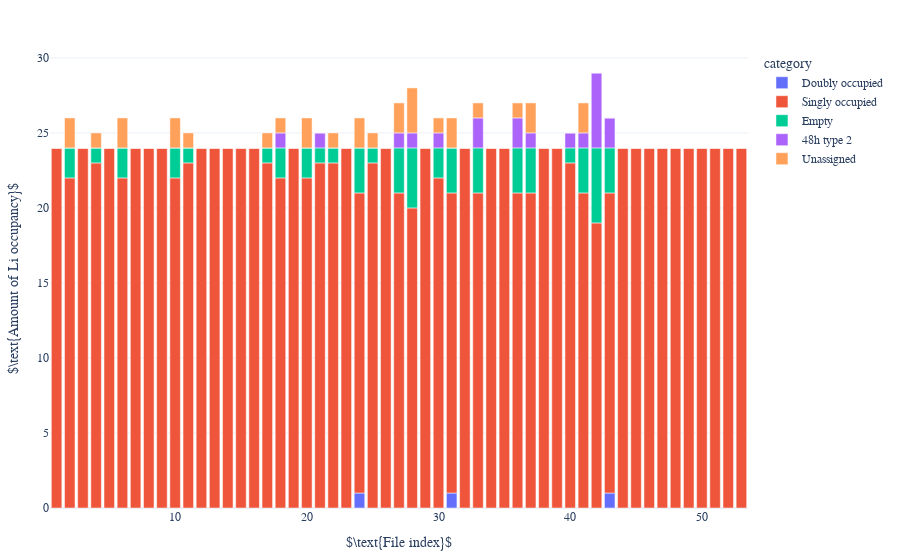
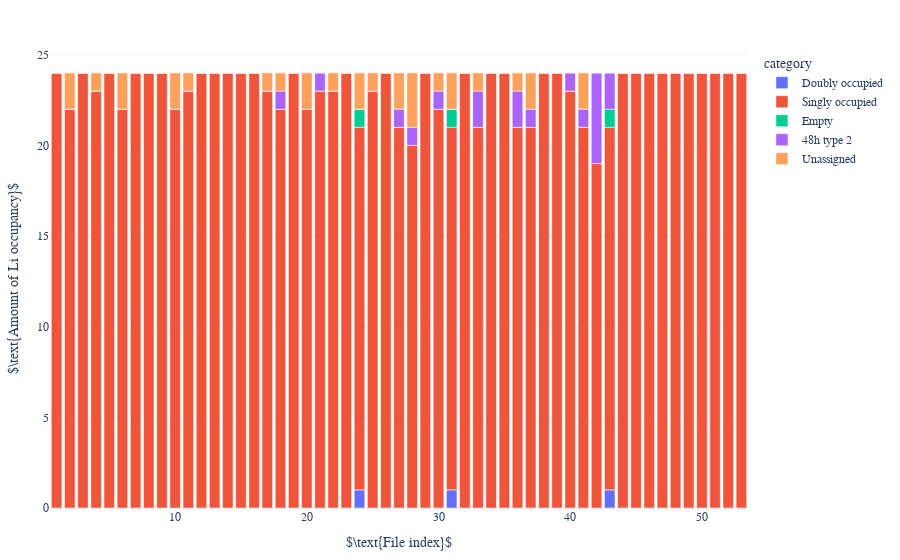
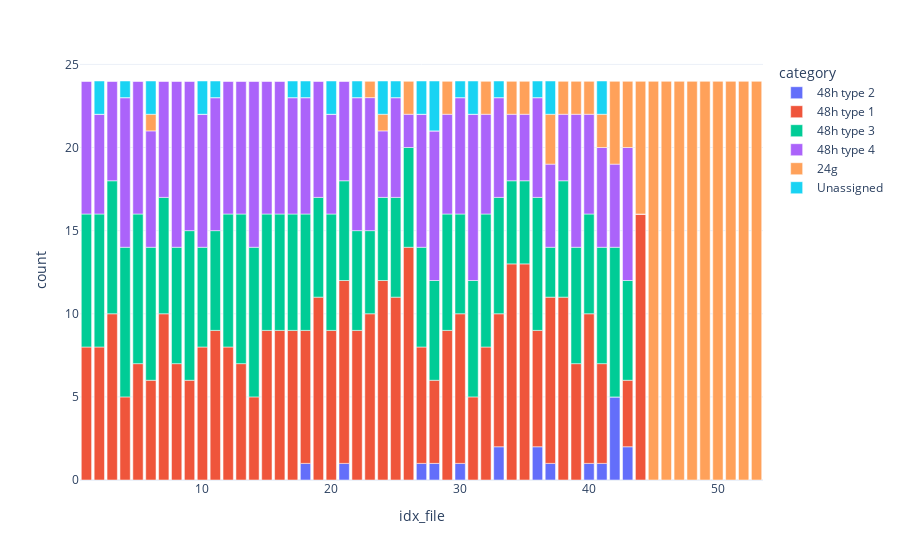
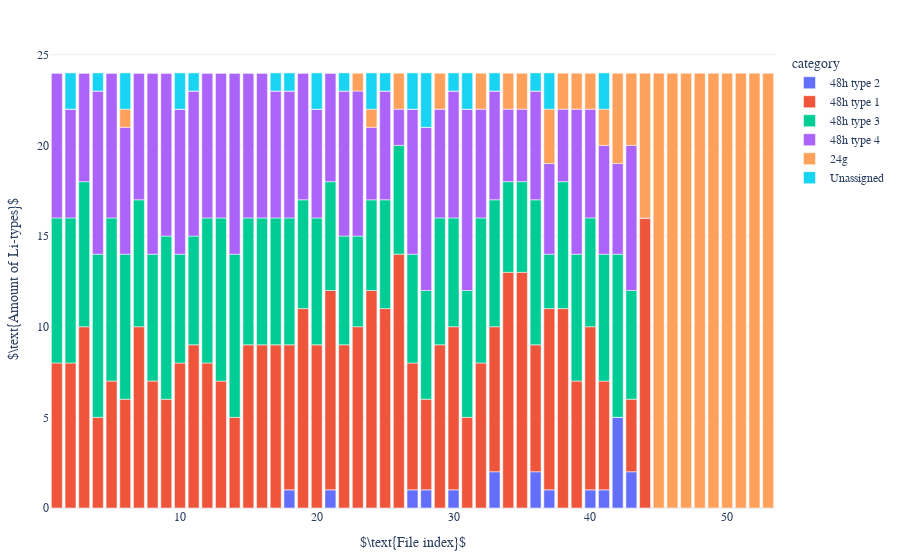

Here is the notebook cell these charts were saved with, in order:
### Code cell
dataframe = df_mapping_metainfo_sorted
sorted = "True"

move_by_occupancy.get_occupancy(dataframe, coor_ref_structure_48n24_expanded, tuple_cage_metainfo, el = "Li")
df_occupancy_strict_sorted = movement.plot_occupancy(dataframe, sorted, direc_restructure_destination, litype, strict_count=True)
df_occupancy_sorted = movement.plot_occupancy(dataframe, sorted, direc_restructure_destination, litype, strict_count=False)

move_by_tuple_cage.get_complete_closest_tuple_cage(dataframe, tuple_cage_metainfo, coor_48htype2_metainfo)
# weighing_movement(df_mapping_metainfo, litype)
# df_weighted = tuple_cage.get_df_movement(df_mapping_metainfo, to_plot = 'weight')
# # Plot.Movement.Distance.plot_distance(df_weighted, max_mapping_radius, Li_idxs="all")
# Plot.Movement.Distance.plot_distance(df_weighted, max_mapping_radius, activate_shifting_x = False, activate_diameter_line=False, Li_idxs='all')

labelling.get_amount_type(dataframe, litype, el = "Li")
df_amount_type_sorted = mapping_labelling.get_df_amount_type(dataframe, litype, el = "Li")
mapping_labelling.plot_amount_type(df_amount_type_sorted, sorted, direc_restructure_destination, litype, style = "bar")
print(df_amount_type_sorted.sum())

### Figure 1 — Plotly figure (JSON) as saved in the notebook; plotly's stock layout.template omitted (floating-point values rounded to 4 significant figures)
{"data": [{"alignmentgroup": "True", "hovertemplate": "category=Doubly occupied<br>idx_file=%{x}<br>count=%{y}<extra></extra>", "legendgroup": "Doubly occupied", "marker": {"color": "#636efa", "pattern": {"shape": ""}}, "name": "Doubly occupied", "offsetgroup": "Doubly occupied", "orientation": "v", "showlegend": true, "textposition": "auto", "type": "bar", "x": [1, 2, 3, 4, 5, 6, 7, 8, 9, 10, 11, 12, 13, 14, 15, 16, 17, 18, 19, 20, 21, 22, 23, 24, 25, 26, 27, 28, 29, 30, 31, 32, 33, 34, 35, 36, 37, 38, 39, 40, 41, 42, 43, 44, 45, 46, 47, 48, 49, 50, 51, 52, 53], "xaxis": "x", "y": [0, 0, 0, 0, 0, 0, 0, 0, 0, 0, 0, 0, 0, 0, 0, 0, 0, 0, 0, 0, 0, 0, 0, 1, 0, 0, 0, 0, 0, 0, 1, 0, 0, 0, 0, 0, 0, 0, 0, 0, 0, 0, 1, 0, 0, 0, 0, 0, 0, 0, 0, 0, 0], "yaxis": "y"}, {"alignmentgroup": "True", "hovertemplate": "category=Singly occupied<br>idx_file=%{x}<br>count=%{y}<extra></extra>", "legendgroup": "Singly occupied", "marker": {"color": "#EF553B", "pattern": {"shape": ""}}, "name": "Singly occupied", "offsetgroup": "Singly occupied", "orientation": "v", "showlegend": true, "textposition": "auto", "type": "bar", "x": [1, 2, 3, 4, 5, 6, 7, 8, 9, 10, 11, 12, 13, 14, 15, 16, 17, 18, 19, 20, 21, 22, 23, 24, 25, 26, 27, 28, 29, 30, 31, 32, 33, 34, 35, 36, 37, 38, 39, 40, 41, 42, 43, 44, 45, 46, 47, 48, 49, 50, 51, 52, 53], "xaxis": "x", "y": [24, 22, 24, 23, 24, 22, 24, 24, 24, 22, 23, 24, 24, 24, 24, 24, 23, 22, 24, 22, 23, 23, 24, 20, 23, 24, 21, 20, 24, 22, 20, 24, 21, 24, 24, 21, 21, 24, 24, 23, 21, 19, 20, 24, 24, 24, 24, 24, 24, 24, 24, 24, 24], "yaxis": "y"}, {"alignmentgroup": "True", "hovertemplate": "category=Empty<br>idx_file=%{x}<br>count=%{y}<extra></extra>", "legendgroup": "Empty", "marker": {"color": "#00cc96", "pattern": {"shape": ""}}, "name": "Empty", "offsetgroup": "Empty", "orientation": "v", "showlegend": true, "textposition": "auto", "type": "bar", "x": [1, 2, 3, 4, 5, 6, 7, 8, 9, 10, 11, 12, 13, 14, 15, 16, 17, 18, 19, 20, 21, 22, 23, 24, 25, 26, 27, 28, 29, 30, 31, 32, 33, 34, 35, 36, 37, 38, 39, 40, 41, 42, 43, 44, 45, 46, 47, 48, 49, 50, 51, 52, 53], "xaxis": "x", "y": [0, 2, 0, 1, 0, 2, 0, 0, 0, 2, 1, 0, 0, 0, 0, 0, 1, 2, 0, 2, 1, 1, 0, 3, 1, 0, 3, 4, 0, 2, 3, 0, 3, 0, 0, 3, 3, 0, 0, 1, 3, 5, 3, 0, 0, 0, 0, 0, 0, 0, 0, 0, 0], "yaxis": "y"}, {"alignmentgroup": "True", "hovertemplate": "category=48h type 2<br>idx_file=%{x}<br>count=%{y}<extra></extra>", "legendgroup": "48h type 2", "marker": {"color": "#ab63fa", "pattern": {"shape": ""}}, "name": "48h type 2", "offsetgroup": "48h type 2", "orientation": "v", "showlegend": true, "textposition": "auto", "type": "bar", "x": [1, 2, 3, 4, 5, 6, 7, 8, 9, 10, 11, 12, 13, 14, 15, 16, 17, 18, 19, 20, 21, 22, 23, 24, 25, 26, 27, 28, 29, 30, 31, 32, 33, 34, 35, 36, 37, 38, 39, 40, 41, 42, 43, 44, 45, 46, 47, 48, 49, 50, 51, 52, 53], "xaxis": "x", "y": [0, 0, 0, 0, 0, 0, 0, 0, 0, 0, 0, 0, 0, 0, 0, 0, 0, 1, 0, 0, 1, 0, 0, 0, 0, 0, 1, 1, 0, 1, 0, 0, 2, 0, 0, 2, 1, 0, 0, 1, 1, 5, 2, 0, 0, 0, 0, 0, 0, 0, 0, 0, 0], "yaxis": "y"}, {"alignmentgroup": "True", "hovertemplate": "category=Unassigned<br>idx_file=%{x}<br>count=%{y}<extra></extra>", "legendgroup": "Unassigned", "marker": {"color": "#FFA15A", "pattern": {"shape": ""}}, "name": "Unassigned", "offsetgroup": "Unassigned", "orientation": "v", "showlegend": true, "textposition": "auto", "type": "bar", "x": [1, 2, 3, 4, 5, 6, 7, 8, 9, 10, 11, 12, 13, 14, 15, 16, 17, 18, 19, 20, 21, 22, 23, 24, 25, 26, 27, 28, 29, 30, 31, 32, 33, 34, 35, 36, 37, 38, 39, 40, 41, 42, 43, 44, 45, 46, 47, 48, 49, 50, 51, 52, 53], "xaxis": "x", "y": [0, 2, 0, 1, 0, 2, 0, 0, 0, 2, 1, 0, 0, 0, 0, 0, 1, 1, 0, 2, 0, 1, 0, 2, 1, 0, 2, 3, 0, 1, 2, 0, 1, 0, 0, 1, 2, 0, 0, 0, 2, 0, 0, 0, 0, 0, 0, 0, 0, 0, 0, 0, 0], "yaxis": "y"}], "layout": {"barmode": "relative", "font": {"family": "serif", "size": 12}, "legend": {"title": {"text": "category"}, "tracegroupgap": 0}, "margin": {"b": 50, "l": 20, "r": 20, "t": 50}, "xaxis": {"anchor": "y", "domain": [0, 1], "title": {"text": "$\\text{File index}$"}}, "yaxis": {"anchor": "x", "domain": [0, 1], "title": {"text": "$\\text{Amount of Li occupancy}$"}}}}

### Figure 2 — Plotly figure (JSON) as saved in the notebook; plotly's stock layout.template omitted (floating-point values rounded to 4 significant figures)
{"data": [{"alignmentgroup": "True", "hovertemplate": "category=Doubly occupied<br>idx_file=%{x}<br>count=%{y}<extra></extra>", "legendgroup": "Doubly occupied", "marker": {"color": "#636efa", "pattern": {"shape": ""}}, "name": "Doubly occupied", "offsetgroup": "Doubly occupied", "orientation": "v", "showlegend": true, "textposition": "auto", "type": "bar", "x": [1, 2, 3, 4, 5, 6, 7, 8, 9, 10, 11, 12, 13, 14, 15, 16, 17, 18, 19, 20, 21, 22, 23, 24, 25, 26, 27, 28, 29, 30, 31, 32, 33, 34, 35, 36, 37, 38, 39, 40, 41, 42, 43, 44, 45, 46, 47, 48, 49, 50, 51, 52, 53], "xaxis": "x", "y": [0, 0, 0, 0, 0, 0, 0, 0, 0, 0, 0, 0, 0, 0, 0, 0, 0, 0, 0, 0, 0, 0, 0, 1, 0, 0, 0, 0, 0, 0, 1, 0, 0, 0, 0, 0, 0, 0, 0, 0, 0, 0, 1, 0, 0, 0, 0, 0, 0, 0, 0, 0, 0], "yaxis": "y"}, {"alignmentgroup": "True", "hovertemplate": "category=Singly occupied<br>idx_file=%{x}<br>count=%{y}<extra></extra>", "legendgroup": "Singly occupied", "marker": {"color": "#EF553B", "pattern": {"shape": ""}}, "name": "Singly occupied", "offsetgroup": "Singly occupied", "orientation": "v", "showlegend": true, "textposition": "auto", "type": "bar", "x": [1, 2, 3, 4, 5, 6, 7, 8, 9, 10, 11, 12, 13, 14, 15, 16, 17, 18, 19, 20, 21, 22, 23, 24, 25, 26, 27, 28, 29, 30, 31, 32, 33, 34, 35, 36, 37, 38, 39, 40, 41, 42, 43, 44, 45, 46, 47, 48, 49, 50, 51, 52, 53], "xaxis": "x", "y": [24, 22, 24, 23, 24, 22, 24, 24, 24, 22, 23, 24, 24, 24, 24, 24, 23, 22, 24, 22, 23, 23, 24, 20, 23, 24, 21, 20, 24, 22, 20, 24, 21, 24, 24, 21, 21, 24, 24, 23, 21, 19, 20, 24, 24, 24, 24, 24, 24, 24, 24, 24, 24], "yaxis": "y"}, {"alignmentgroup": "True", "hovertemplate": "category=Empty<br>idx_file=%{x}<br>count=%{y}<extra></extra>", "legendgroup": "Empty", "marker": {"color": "#00cc96", "pattern": {"shape": ""}}, "name": "Empty", "offsetgroup": "Empty", "orientation": "v", "showlegend": true, "textposition": "auto", "type": "bar", "x": [1, 2, 3, 4, 5, 6, 7, 8, 9, 10, 11, 12, 13, 14, 15, 16, 17, 18, 19, 20, 21, 22, 23, 24, 25, 26, 27, 28, 29, 30, 31, 32, 33, 34, 35, 36, 37, 38, 39, 40, 41, 42, 43, 44, 45, 46, 47, 48, 49, 50, 51, 52, 53], "xaxis": "x", "y": [0, 0, 0, 0, 0, 0, 0, 0, 0, 0, 0, 0, 0, 0, 0, 0, 0, 0, 0, 0, 0, 0, 0, 1, 0, 0, 0, 0, 0, 0, 1, 0, 0, 0, 0, 0, 0, 0, 0, 0, 0, 0, 1, 0, 0, 0, 0, 0, 0, 0, 0, 0, 0], "yaxis": "y"}, {"alignmentgroup": "True", "hovertemplate": "category=48h type 2<br>idx_file=%{x}<br>count=%{y}<extra></extra>", "legendgroup": "48h type 2", "marker": {"color": "#ab63fa", "pattern": {"shape": ""}}, "name": "48h type 2", "offsetgroup": "48h type 2", "orientation": "v", "showlegend": true, "textposition": "auto", "type": "bar", "x": [1, 2, 3, 4, 5, 6, 7, 8, 9, 10, 11, 12, 13, 14, 15, 16, 17, 18, 19, 20, 21, 22, 23, 24, 25, 26, 27, 28, 29, 30, 31, 32, 33, 34, 35, 36, 37, 38, 39, 40, 41, 42, 43, 44, 45, 46, 47, 48, 49, 50, 51, 52, 53], "xaxis": "x", "y": [0, 0, 0, 0, 0, 0, 0, 0, 0, 0, 0, 0, 0, 0, 0, 0, 0, 1, 0, 0, 1, 0, 0, 0, 0, 0, 1, 1, 0, 1, 0, 0, 2, 0, 0, 2, 1, 0, 0, 1, 1, 5, 2, 0, 0, 0, 0, 0, 0, 0, 0, 0, 0], "yaxis": "y"}, {"alignmentgroup": "True", "hovertemplate": "category=Unassigned<br>idx_file=%{x}<br>count=%{y}<extra></extra>", "legendgroup": "Unassigned", "marker": {"color": "#FFA15A", "pattern": {"shape": ""}}, "name": "Unassigned", "offsetgroup": "Unassigned", "orientation": "v", "showlegend": true, "textposition": "auto", "type": "bar", "x": [1, 2, 3, 4, 5, 6, 7, 8, 9, 10, 11, 12, 13, 14, 15, 16, 17, 18, 19, 20, 21, 22, 23, 24, 25, 26, 27, 28, 29, 30, 31, 32, 33, 34, 35, 36, 37, 38, 39, 40, 41, 42, 43, 44, 45, 46, 47, 48, 49, 50, 51, 52, 53], "xaxis": "x", "y": [0, 2, 0, 1, 0, 2, 0, 0, 0, 2, 1, 0, 0, 0, 0, 0, 1, 1, 0, 2, 0, 1, 0, 2, 1, 0, 2, 3, 0, 1, 2, 0, 1, 0, 0, 1, 2, 0, 0, 0, 2, 0, 0, 0, 0, 0, 0, 0, 0, 0, 0, 0, 0], "yaxis": "y"}], "layout": {"barmode": "relative", "font": {"family": "serif", "size": 12}, "legend": {"title": {"text": "category"}, "tracegroupgap": 0}, "margin": {"b": 50, "l": 20, "r": 20, "t": 50}, "xaxis": {"anchor": "y", "domain": [0, 1], "title": {"text": "$\\text{File index}$"}}, "yaxis": {"anchor": "x", "domain": [0, 1], "title": {"text": "$\\text{Amount of Li occupancy}$"}}}}

### Figure 3 — Plotly figure (JSON) as saved in the notebook; plotly's stock layout.template omitted (floating-point values rounded to 4 significant figures)
{"data": [{"alignmentgroup": "True", "hovertemplate": "category=48h type 2<br>idx_file=%{x}<br>count=%{y}<extra></extra>", "legendgroup": "48h type 2", "marker": {"color": "#636efa", "pattern": {"shape": ""}}, "name": "48h type 2", "offsetgroup": "48h type 2", "orientation": "v", "showlegend": true, "textposition": "auto", "type": "bar", "x": [1, 2, 3, 4, 5, 6, 7, 8, 9, 10, 11, 12, 13, 14, 15, 16, 17, 18, 19, 20, 21, 22, 23, 24, 25, 26, 27, 28, 29, 30, 31, 32, 33, 34, 35, 36, 37, 38, 39, 40, 41, 42, 43, 44, 45, 46, 47, 48, 49, 50, 51, 52, 53], "xaxis": "x", "y": [0, 0, 0, 0, 0, 0, 0, 0, 0, 0, 0, 0, 0, 0, 0, 0, 0, 1, 0, 0, 1, 0, 0, 0, 0, 0, 1, 1, 0, 1, 0, 0, 2, 0, 0, 2, 1, 0, 0, 1, 1, 5, 2, 0, 0, 0, 0, 0, 0, 0, 0, 0, 0], "yaxis": "y"}, {"alignmentgroup": "True", "hovertemplate": "category=48h type 1<br>idx_file=%{x}<br>count=%{y}<extra></extra>", "legendgroup": "48h type 1", "marker": {"color": "#EF553B", "pattern": {"shape": ""}}, "name": "48h type 1", "offsetgroup": "48h type 1", "orientation": "v", "showlegend": true, "textposition": "auto", "type": "bar", "x": [1, 2, 3, 4, 5, 6, 7, 8, 9, 10, 11, 12, 13, 14, 15, 16, 17, 18, 19, 20, 21, 22, 23, 24, 25, 26, 27, 28, 29, 30, 31, 32, 33, 34, 35, 36, 37, 38, 39, 40, 41, 42, 43, 44, 45, 46, 47, 48, 49, 50, 51, 52, 53], "xaxis": "x", "y": [8, 8, 10, 5, 7, 6, 10, 7, 6, 8, 9, 8, 7, 5, 9, 9, 9, 8, 11, 9, 11, 9, 10, 12, 11, 14, 7, 5, 9, 9, 5, 8, 8, 13, 13, 7, 10, 11, 7, 9, 6, 0, 4, 16, 0, 0, 0, 0, 0, 0, 0, 0, 0], "yaxis": "y"}, {"alignmentgroup": "True", "hovertemplate": "category=48h type 3<br>idx_file=%{x}<br>count=%{y}<extra></extra>", "legendgroup": "48h type 3", "marker": {"color": "#00cc96", "pattern": {"shape": ""}}, "name": "48h type 3", "offsetgroup": "48h type 3", "orientation": "v", "showlegend": true, "textposition": "auto", "type": "bar", "x": [1, 2, 3, 4, 5, 6, 7, 8, 9, 10, 11, 12, 13, 14, 15, 16, 17, 18, 19, 20, 21, 22, 23, 24, 25, 26, 27, 28, 29, 30, 31, 32, 33, 34, 35, 36, 37, 38, 39, 40, 41, 42, 43, 44, 45, 46, 47, 48, 49, 50, 51, 52, 53], "xaxis": "x", "y": [8, 8, 8, 9, 9, 8, 7, 7, 9, 6, 6, 8, 9, 9, 7, 7, 7, 7, 6, 7, 6, 6, 5, 5, 6, 6, 6, 6, 7, 6, 7, 8, 7, 5, 5, 8, 3, 7, 7, 6, 7, 9, 6, 0, 0, 0, 0, 0, 0, 0, 0, 0, 0], "yaxis": "y"}, {"alignmentgroup": "True", "hovertemplate": "category=48h type 4<br>idx_file=%{x}<br>count=%{y}<extra></extra>", "legendgroup": "48h type 4", "marker": {"color": "#ab63fa", "pattern": {"shape": ""}}, "name": "48h type 4", "offsetgroup": "48h type 4", "orientation": "v", "showlegend": true, "textposition": "auto", "type": "bar", "x": [1, 2, 3, 4, 5, 6, 7, 8, 9, 10, 11, 12, 13, 14, 15, 16, 17, 18, 19, 20, 21, 22, 23, 24, 25, 26, 27, 28, 29, 30, 31, 32, 33, 34, 35, 36, 37, 38, 39, 40, 41, 42, 43, 44, 45, 46, 47, 48, 49, 50, 51, 52, 53], "xaxis": "x", "y": [8, 6, 6, 9, 8, 7, 7, 10, 9, 8, 8, 8, 8, 10, 8, 8, 7, 7, 7, 6, 6, 8, 8, 4, 6, 2, 8, 9, 6, 7, 10, 6, 6, 4, 4, 6, 5, 4, 8, 6, 6, 5, 8, 0, 0, 0, 0, 0, 0, 0, 0, 0, 0], "yaxis": "y"}, {"alignmentgroup": "True", "hovertemplate": "category=24g<br>idx_file=%{x}<br>count=%{y}<extra></extra>", "legendgroup": "24g", "marker": {"color": "#FFA15A", "pattern": {"shape": ""}}, "name": "24g", "offsetgroup": "24g", "orientation": "v", "showlegend": true, "textposition": "auto", "type": "bar", "x": [1, 2, 3, 4, 5, 6, 7, 8, 9, 10, 11, 12, 13, 14, 15, 16, 17, 18, 19, 20, 21, 22, 23, 24, 25, 26, 27, 28, 29, 30, 31, 32, 33, 34, 35, 36, 37, 38, 39, 40, 41, 42, 43, 44, 45, 46, 47, 48, 49, 50, 51, 52, 53], "xaxis": "x", "y": [0, 0, 0, 0, 0, 1, 0, 0, 0, 0, 0, 0, 0, 0, 0, 0, 0, 0, 0, 0, 0, 0, 1, 1, 0, 2, 0, 0, 2, 0, 0, 2, 0, 2, 2, 0, 3, 2, 2, 2, 2, 5, 4, 8, 24, 24, 24, 24, 24, 24, 24, 24, 24], "yaxis": "y"}, {"alignmentgroup": "True", "hovertemplate": "category=Unassigned<br>idx_file=%{x}<br>count=%{y}<extra></extra>", "legendgroup": "Unassigned", "marker": {"color": "#19d3f3", "pattern": {"shape": ""}}, "name": "Unassigned", "offsetgroup": "Unassigned", "orientation": "v", "showlegend": true, "textposition": "auto", "type": "bar", "x": [1, 2, 3, 4, 5, 6, 7, 8, 9, 10, 11, 12, 13, 14, 15, 16, 17, 18, 19, 20, 21, 22, 23, 24, 25, 26, 27, 28, 29, 30, 31, 32, 33, 34, 35, 36, 37, 38, 39, 40, 41, 42, 43, 44, 45, 46, 47, 48, 49, 50, 51, 52, 53], "xaxis": "x", "y": [0, 2, 0, 1, 0, 2, 0, 0, 0, 2, 1, 0, 0, 0, 0, 0, 1, 1, 0, 2, 0, 1, 0, 2, 1, 0, 2, 3, 0, 1, 2, 0, 1, 0, 0, 1, 2, 0, 0, 0, 2, 0, 0, 0, 0, 0, 0, 0, 0, 0, 0, 0, 0], "yaxis": "y"}], "layout": {"barmode": "relative", "legend": {"title": {"text": "category"}, "tracegroupgap": 0}, "margin": {"t": 60}, "xaxis": {"anchor": "y", "domain": [0, 1], "title": {"text": "idx_file"}}, "yaxis": {"anchor": "x", "domain": [0, 1], "title": {"text": "count"}}}}

### Figure 4 — Plotly figure (JSON) as saved in the notebook; plotly's stock layout.template omitted (floating-point values rounded to 4 significant figures)
{"data": [{"alignmentgroup": "True", "hovertemplate": "category=48h type 2<br>idx_file=%{x}<br>count=%{y}<extra></extra>", "legendgroup": "48h type 2", "marker": {"color": "#636efa", "pattern": {"shape": ""}}, "name": "48h type 2", "offsetgroup": "48h type 2", "orientation": "v", "showlegend": true, "textposition": "auto", "type": "bar", "x": [1, 2, 3, 4, 5, 6, 7, 8, 9, 10, 11, 12, 13, 14, 15, 16, 17, 18, 19, 20, 21, 22, 23, 24, 25, 26, 27, 28, 29, 30, 31, 32, 33, 34, 35, 36, 37, 38, 39, 40, 41, 42, 43, 44, 45, 46, 47, 48, 49, 50, 51, 52, 53], "xaxis": "x", "y": [0, 0, 0, 0, 0, 0, 0, 0, 0, 0, 0, 0, 0, 0, 0, 0, 0, 1, 0, 0, 1, 0, 0, 0, 0, 0, 1, 1, 0, 1, 0, 0, 2, 0, 0, 2, 1, 0, 0, 1, 1, 5, 2, 0, 0, 0, 0, 0, 0, 0, 0, 0, 0], "yaxis": "y"}, {"alignmentgroup": "True", "hovertemplate": "category=48h type 1<br>idx_file=%{x}<br>count=%{y}<extra></extra>", "legendgroup": "48h type 1", "marker": {"color": "#EF553B", "pattern": {"shape": ""}}, "name": "48h type 1", "offsetgroup": "48h type 1", "orientation": "v", "showlegend": true, "textposition": "auto", "type": "bar", "x": [1, 2, 3, 4, 5, 6, 7, 8, 9, 10, 11, 12, 13, 14, 15, 16, 17, 18, 19, 20, 21, 22, 23, 24, 25, 26, 27, 28, 29, 30, 31, 32, 33, 34, 35, 36, 37, 38, 39, 40, 41, 42, 43, 44, 45, 46, 47, 48, 49, 50, 51, 52, 53], "xaxis": "x", "y": [8, 8, 10, 5, 7, 6, 10, 7, 6, 8, 9, 8, 7, 5, 9, 9, 9, 8, 11, 9, 11, 9, 10, 12, 11, 14, 7, 5, 9, 9, 5, 8, 8, 13, 13, 7, 10, 11, 7, 9, 6, 0, 4, 16, 0, 0, 0, 0, 0, 0, 0, 0, 0], "yaxis": "y"}, {"alignmentgroup": "True", "hovertemplate": "category=48h type 3<br>idx_file=%{x}<br>count=%{y}<extra></extra>", "legendgroup": "48h type 3", "marker": {"color": "#00cc96", "pattern": {"shape": ""}}, "name": "48h type 3", "offsetgroup": "48h type 3", "orientation": "v", "showlegend": true, "textposition": "auto", "type": "bar", "x": [1, 2, 3, 4, 5, 6, 7, 8, 9, 10, 11, 12, 13, 14, 15, 16, 17, 18, 19, 20, 21, 22, 23, 24, 25, 26, 27, 28, 29, 30, 31, 32, 33, 34, 35, 36, 37, 38, 39, 40, 41, 42, 43, 44, 45, 46, 47, 48, 49, 50, 51, 52, 53], "xaxis": "x", "y": [8, 8, 8, 9, 9, 8, 7, 7, 9, 6, 6, 8, 9, 9, 7, 7, 7, 7, 6, 7, 6, 6, 5, 5, 6, 6, 6, 6, 7, 6, 7, 8, 7, 5, 5, 8, 3, 7, 7, 6, 7, 9, 6, 0, 0, 0, 0, 0, 0, 0, 0, 0, 0], "yaxis": "y"}, {"alignmentgroup": "True", "hovertemplate": "category=48h type 4<br>idx_file=%{x}<br>count=%{y}<extra></extra>", "legendgroup": "48h type 4", "marker": {"color": "#ab63fa", "pattern": {"shape": ""}}, "name": "48h type 4", "offsetgroup": "48h type 4", "orientation": "v", "showlegend": true, "textposition": "auto", "type": "bar", "x": [1, 2, 3, 4, 5, 6, 7, 8, 9, 10, 11, 12, 13, 14, 15, 16, 17, 18, 19, 20, 21, 22, 23, 24, 25, 26, 27, 28, 29, 30, 31, 32, 33, 34, 35, 36, 37, 38, 39, 40, 41, 42, 43, 44, 45, 46, 47, 48, 49, 50, 51, 52, 53], "xaxis": "x", "y": [8, 6, 6, 9, 8, 7, 7, 10, 9, 8, 8, 8, 8, 10, 8, 8, 7, 7, 7, 6, 6, 8, 8, 4, 6, 2, 8, 9, 6, 7, 10, 6, 6, 4, 4, 6, 5, 4, 8, 6, 6, 5, 8, 0, 0, 0, 0, 0, 0, 0, 0, 0, 0], "yaxis": "y"}, {"alignmentgroup": "True", "hovertemplate": "category=24g<br>idx_file=%{x}<br>count=%{y}<extra></extra>", "legendgroup": "24g", "marker": {"color": "#FFA15A", "pattern": {"shape": ""}}, "name": "24g", "offsetgroup": "24g", "orientation": "v", "showlegend": true, "textposition": "auto", "type": "bar", "x": [1, 2, 3, 4, 5, 6, 7, 8, 9, 10, 11, 12, 13, 14, 15, 16, 17, 18, 19, 20, 21, 22, 23, 24, 25, 26, 27, 28, 29, 30, 31, 32, 33, 34, 35, 36, 37, 38, 39, 40, 41, 42, 43, 44, 45, 46, 47, 48, 49, 50, 51, 52, 53], "xaxis": "x", "y": [0, 0, 0, 0, 0, 1, 0, 0, 0, 0, 0, 0, 0, 0, 0, 0, 0, 0, 0, 0, 0, 0, 1, 1, 0, 2, 0, 0, 2, 0, 0, 2, 0, 2, 2, 0, 3, 2, 2, 2, 2, 5, 4, 8, 24, 24, 24, 24, 24, 24, 24, 24, 24], "yaxis": "y"}, {"alignmentgroup": "True", "hovertemplate": "category=Unassigned<br>idx_file=%{x}<br>count=%{y}<extra></extra>", "legendgroup": "Unassigned", "marker": {"color": "#19d3f3", "pattern": {"shape": ""}}, "name": "Unassigned", "offsetgroup": "Unassigned", "orientation": "v", "showlegend": true, "textposition": "auto", "type": "bar", "x": [1, 2, 3, 4, 5, 6, 7, 8, 9, 10, 11, 12, 13, 14, 15, 16, 17, 18, 19, 20, 21, 22, 23, 24, 25, 26, 27, 28, 29, 30, 31, 32, 33, 34, 35, 36, 37, 38, 39, 40, 41, 42, 43, 44, 45, 46, 47, 48, 49, 50, 51, 52, 53], "xaxis": "x", "y": [0, 2, 0, 1, 0, 2, 0, 0, 0, 2, 1, 0, 0, 0, 0, 0, 1, 1, 0, 2, 0, 1, 0, 2, 1, 0, 2, 3, 0, 1, 2, 0, 1, 0, 0, 1, 2, 0, 0, 0, 2, 0, 0, 0, 0, 0, 0, 0, 0, 0, 0, 0, 0], "yaxis": "y"}], "layout": {"barmode": "relative", "font": {"family": "serif", "size": 12}, "legend": {"title": {"text": "category"}, "tracegroupgap": 0}, "margin": {"b": 50, "l": 20, "r": 20, "t": 50}, "xaxis": {"anchor": "y", "domain": [0, 1], "title": {"text": "$\\text{File index}$"}}, "yaxis": {"anchor": "x", "domain": [0, 1], "title": {"text": "$\\text{Amount of Li-types}$"}}}}
